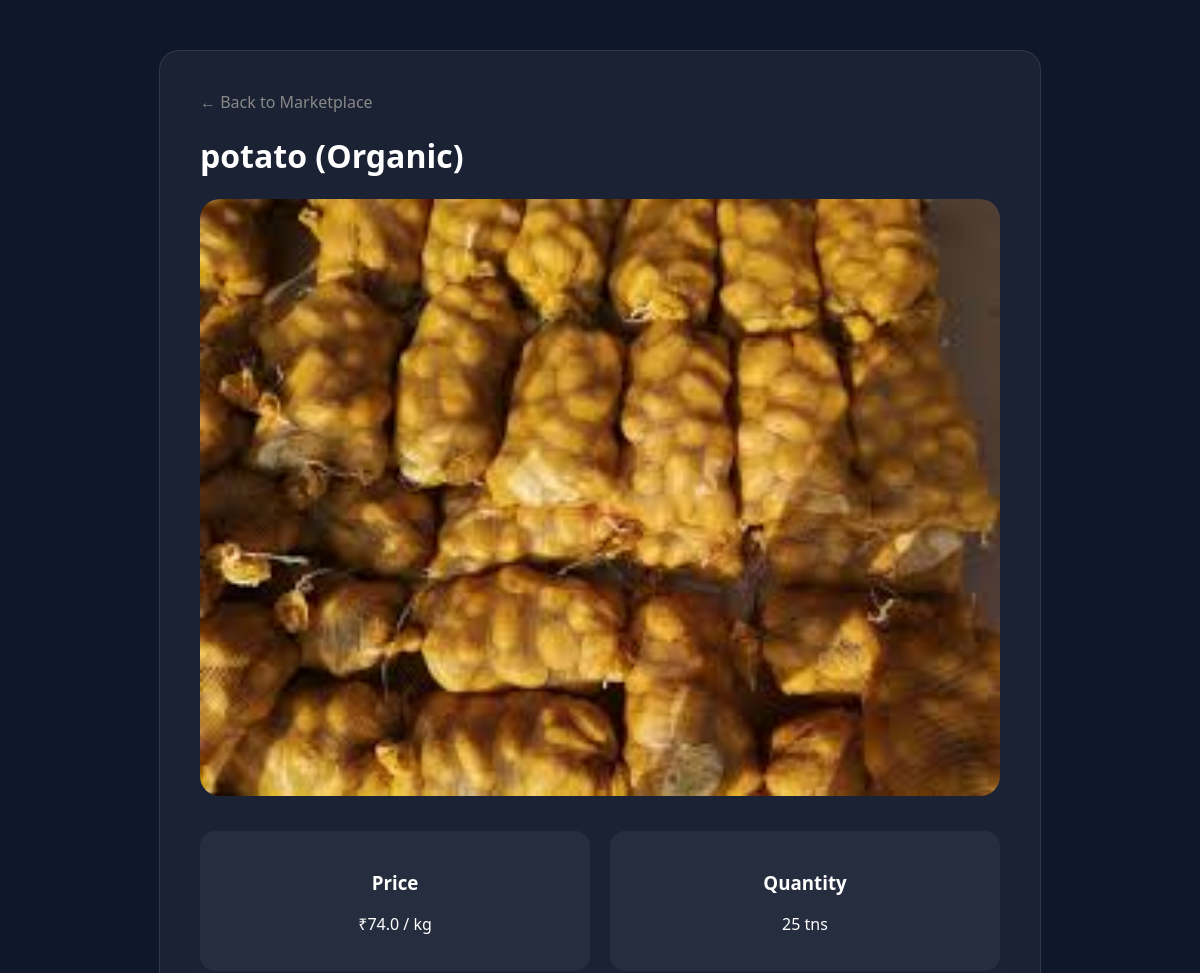
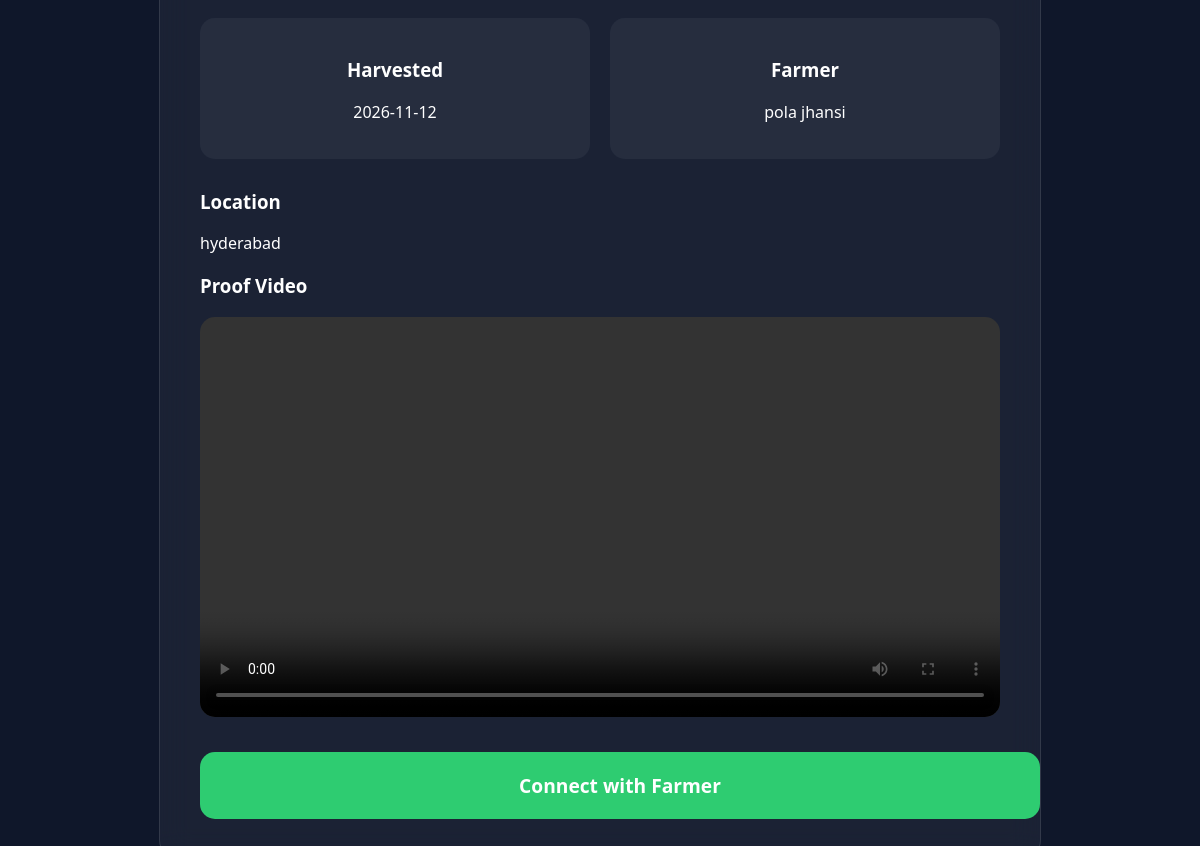
/crop_details/3, run on the app's committed database (2 pictures, top to bottom).
### tables this page shows
CREATE TABLE crops(
        id INTEGER PRIMARY KEY AUTOINCREMENT,
        farmer_name TEXT, crop_name TEXT, quantity TEXT,
        price REAL, location TEXT, crop_type TEXT,
        harvest_date TEXT, image_url TEXT, video_url TEXT
    );

### app.py (the view)
@app.route("/crop_details/<int:crop_id>")
def crop_details(crop_id):
    conn = get_db_connection()
    crop = conn.execute("SELECT * FROM crops WHERE id=?", (crop_id,)).fetchone()
    conn.close()
    if crop:
        return render_template("crop_details.html", crop=crop)
    return "Crop not found", 404

### app.py (called while the page is built)
def get_db_connection():
    conn = sqlite3.connect("farmers.db")
    conn.row_factory = sqlite3.Row  # This allows accessing columns by name
    return conn

### templates/crop_details.html (shortened to what this page needs)
<!DOCTYPE html>
<html lang="en">
<head>
</head>
<body>
    <div class="glass-card">
        <a href="/marketplace" style="color: #888; text-decoration: none;">← Back to Marketplace</a>
        <h1>{{ crop[2] }} ({{ crop[6] }})</h1>
        <img src="{{ url_for('static', filename='uploads/' + crop[8]) }}" class="main-img" onerror="this.src='https://via.placeholder.com/800x400?text=Product+Image'">
        <div class="info-grid">
            <div class="info-item"><h3>Price</h3><p>₹{{ crop[4] }} / kg</p></div>
            <div class="info-item"><h3>Quantity</h3><p>{{ crop[3] }}</p></div>
            <div class="info-item"><h3>Harvested</h3><p>{{ crop[7] }}</p></div>
            <div class="info-item"><h3>Farmer</h3><p>{{ crop[1] }}</p></div>
        </div>
        <h3>Location</h3>
        <p>{{ crop[5] }}</p>
        {% if crop[9] %}
        <h3>Proof Video</h3>
        <video width="100%" controls style="border-radius: 15px; margin-bottom: 30px;">
            <source src="{{ url_for('static', filename='uploads/' + crop[9]) }}" type="video/mp4">
        </video>
        {% endif %}
        <a href="/connect_with_farmer/{{ crop[0] }}"
           class="btn-buy"
           onclick="alert('Farmer notified! Moving to secure delivery dashboard...')">
           Connect with Farmer
        </a>
    </div>
</body>
</html>

### templates/crop_details.html (style rules this page uses)
:root { --primary: #2ecc71; --bg: #0f172a; }
body { background: var(--bg); font-family: 'Segoe UI', sans-serif; color: white; display: flex; justify-content: center; padding: 50px; margin: 0; }
.glass-card { background: rgba(255, 255, 255, 0.05); backdrop-filter: blur(15px); border: 1px solid rgba(255, 255, 255, 0.1); border-radius: 20px; padding: 40px; max-width: 800px; width: 100%; }
.main-img { width: 100%; border-radius: 20px; margin-bottom: 30px; }
.info-grid { display: grid; grid-template-columns: 1fr 1fr; gap: 20px; margin-bottom: 30px; }
.info-item { background: rgba(255,255,255,0.05); padding: 20px; border-radius: 15px; text-align: center; }
.btn-buy { display: block; background: var(--primary); color: white; text-decoration: none; padding: 20px; border-radius: 15px; width: 100%; font-size: 1.2rem; font-weight: bold; cursor: pointer; text-align: center; border: none; transition: 0.3s; }

### data on the page
crops: crop_name "potato", crop_type "Organic", image_url (picture), price "74.0", quantity "25 tns", harvest_date "2026-11-12", farmer_name "pola jhansi", location "hyderabad"
